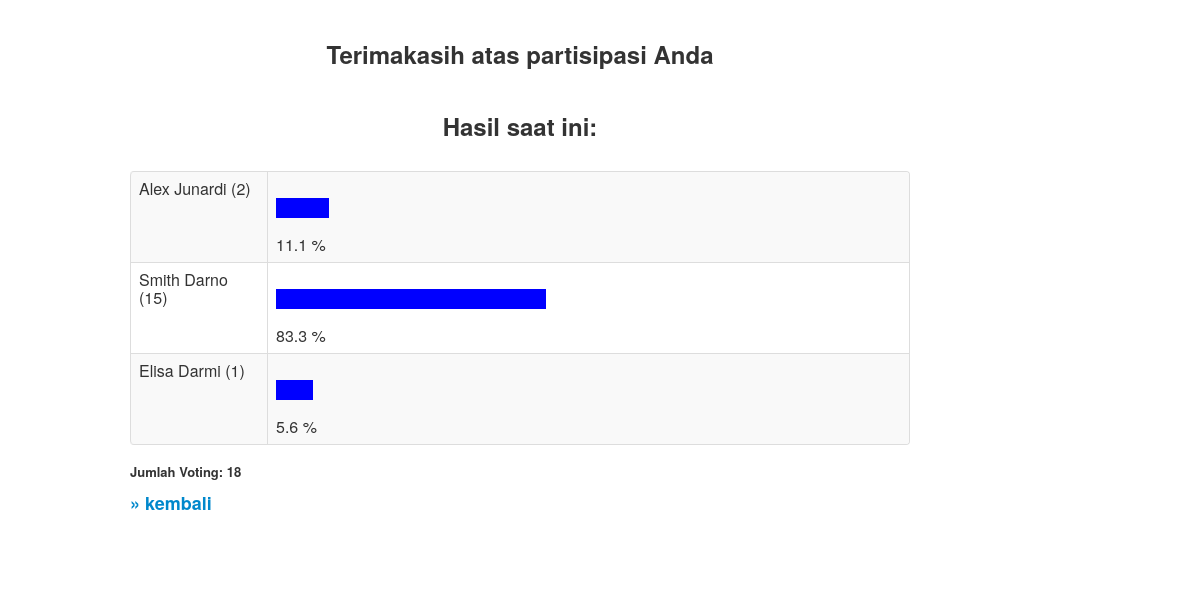
The app's page /hasil_poling.php with its own data.
### tables this page shows
CREATE TABLE `poling` (
  `id_poling` int(5) NOT NULL,
  `nama` varchar(15) NOT NULL,
  `Jurusan` varchar(15) NOT NULL,
  `VM` text NOT NULL,
  `pilihan` varchar(100) NOT NULL,
  `rating` int(5) NOT NULL,
  `aktif` enum('Y','N') NOT NULL
);

### hasil_poling.php (the view, shortened to what this page needs)
<html>
<head>
<link href="css/bootstrap.min.css" rel="stylesheet">
<link href="css/style.css" rel="stylesheet">
</head>
<body>
<div class="container">
 <div class="row">
        <div class="span10">
        <div class="widget-content"><br><br>
<?php
  echo "<h2 align=center>Terimakasih atas partisipasi Anda<br /><br />
        Hasil saat ini: </p></h2><br />";
echo '<table class="table table table-responsive table-bordered table-striped" >';
  $jml=mysql_query("SELECT SUM(rating) as jml_vote FROM poling WHERE aktif='Y'");
  $j=mysql_fetch_array($jml);
  $jml_vote=$j['jml_vote'];
  $sql=mysql_query("SELECT * FROM poling WHERE aktif='Y'");
  while ($s=mysql_fetch_array($sql)){
  	$prosentase = sprintf("%2.1f",(($s['rating']/$jml_vote)*100));
  	$gbr_vote   = $prosentase * 3;
    echo "<tr><td width=120>$s[nama] ($s[rating]) </td><td>
          <hr style='width:$gbr_vote;border:10px solid blue' height=18 border=0> $prosentase %
          </td></tr>";
  }
  echo "</table >
        <h2><p>Jumlah Voting: <b>$jml_vote</b></p></h2>";
 echo "<h3><span class=judul_head><a href=poling.php>&#187; kembali</a></span><h3/><br /><br />";
?>
  </div>
	  </div>
	  </div>
	  </div>
</body>
</html>

### records on screen
poling: nama "Alex Junardi", rating "2", $gbr_vote 33.3 (drawn), prosentase "11.1"
poling: nama "Smith Darno", rating "15", $gbr_vote 249.9 (drawn), prosentase "83.3"
poling: nama "Elisa Darmi", rating "1", $gbr_vote 16.8 (drawn), prosentase "5.6"

### other values on screen
$jml_vote "18"
